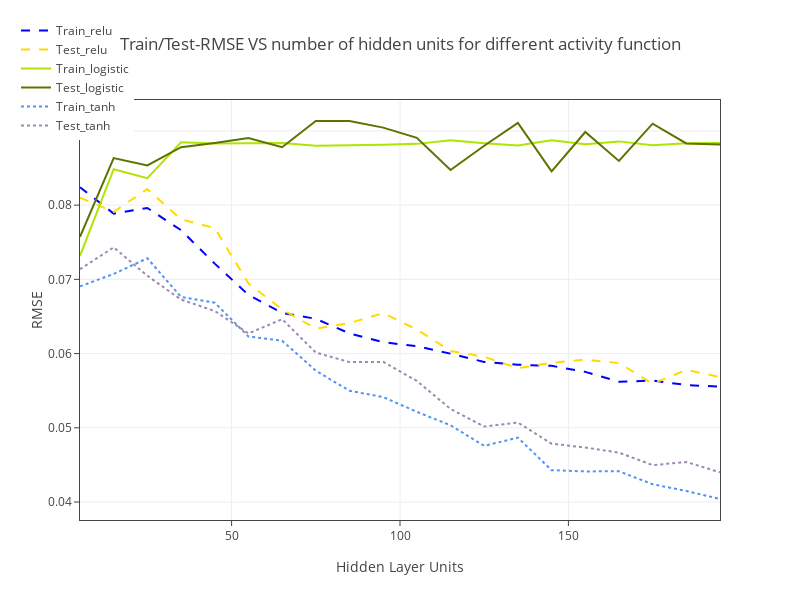

The notebook cell this image was saved under:
### Markdown cell above
Build Model and sweep the parameters

### Code cell
# print onehot_encoded_data
# Number of hidden units
# Activity Function(relu, logistic, tanh)
activation = ['relu', 'logistic', 'tanh']
lineStyle = [dict(color='blue', dash = 'dash', width=2), dict(color=('rgb(255, 218, 0)'), dash = 'dash', width=2),dict(color=('rgb(177, 228, 0)'), width=2), dict(color=('rgb(91, 116, 0)'), width=2),
             dict(color=('rgb(81, 147, 245)'), dash='dot', width=2), dict(color=('rgb(158, 135, 176)'), dash = 'dot', width=2)]
folds = 10
rmse_train = []
rmse_test = []
rmse_plot_train = []
rmse_plot_test = []
plot_gd_all = []
plot_test_all = []
rmse_plots = []
data = []
k = 0
min_test = 100
min_act = ""
min_hidden = 0
x_data = np.arange(5,200,10)
for actfunc in activation:
    for layersize in range(5,200,10):
        for rd in range(folds):
            clf = MLPRegressor(hidden_layer_sizes=(layersize),activation=actfunc,solver='lbfgs',max_iter=100,learning_rate_init=0.01,alpha=0.01)
            X_train, X_test, y_train, y_test = train_test_split(standard_data, training_label, train_size=0.9)
            # pipeline = Pipeline([("polynomial_features", polynomial_features), ("Neural_network", clf)])
            pipeline = Pipeline([ ("Neural_network", clf)])
            pipeline.fit(X_train, y_train)
            train_predict = pipeline.predict(X_train)
            test_predict = pipeline.predict(X_test)
            # clf.fit(onehot_encoded_data, training_label)
            # print standard_data.shape
            # print training_label.shape
            rmse_train.append(np.sqrt(mean_squared_error(y_train, train_predict)))
            rmse_test.append(np.sqrt(mean_squared_error(y_test, test_predict)))
        print ('rmse_train: ', np.mean(rmse_train), 'rmse_test:', np.mean(rmse_test), 'layersize:', layersize, 'actfunc: ', actfunc)
        if min_test > np.mean(rmse_test):
            min_test = np.mean(rmse_test)
            min_hidden = layersize
            min_act = actfunc
        rmse_plot_train.append(np.mean(rmse_train))
        rmse_plot_test.append(np.mean(rmse_test))
        # rmse_plot_train.append(np.mean(rmse_train))
        # rmse_plot_test.append(np.mean(rmse_test))
        rmse_train = []
        rmse_test = []
    # plot_func(x_data, rmse_plot_test, '', actfunc, "Test")
    data.append(go.Scatter(x=x_data, y=rmse_plot_train, mode='lines', line=lineStyle[k],name="Train_"+actfunc))
    k+=1
    data.append(go.Scatter(x=x_data, y=rmse_plot_test, mode='lines', line=lineStyle[k], name="Test_" + actfunc))
    k+=1
    rmse_plot_train = []
    rmse_plot_test = []
print("min test rmse: ", min_test,"at hidden layer size: ", min_hidden,"at activity function: ", min_act)
layout = go.Layout(title="Train/Test-RMSE VS number of hidden units for different activity function",
                       autosize=False,
                       width=800,
                       height=600,
                       xaxis=dict(title="Hidden Layer Units", ticks='outside', mirror=True, linewidth=1),
                       yaxis=dict(title="RMSE", ticks='outside', mirror=True, linewidth=1),legend=dict(x=-.1, y=1.2))
fig = go.Figure(data=data, layout=layout)
py.iplot(fig, filename="")

### Figure 1 — Plotly figure (JSON) as saved in the notebook; plotly's stock layout.template omitted (floating-point values rounded to 4 significant figures)
{"data": [{"line": {"color": "blue", "dash": "dash", "width": 2}, "mode": "lines", "name": "Train_relu", "type": "scatter", "uid": "35540b85-c333-475a-98e2-779a19b27792", "x": [5, 15, 25, 35, 45, 55, 65, 75, 85, 95, 105, 115, 125, 135, 145, 155, 165, 175, 185, 195], "y": [0.08242, 0.07886, 0.07962, 0.07663, 0.07212, 0.06791, 0.06548, 0.06468, 0.06272, 0.06153, 0.061, 0.05999, 0.05886, 0.0585, 0.05835, 0.05754, 0.0562, 0.05636, 0.05576, 0.05555]}, {"line": {"color": "rgb(255, 218, 0)", "dash": "dash", "width": 2}, "mode": "lines", "name": "Test_relu", "type": "scatter", "uid": "dcfcc797-e553-4c28-b170-29cfb0ed472d", "x": [5, 15, 25, 35, 45, 55, 65, 75, 85, 95, 105, 115, 125, 135, 145, 155, 165, 175, 185, 195], "y": [0.08101, 0.07911, 0.08217, 0.0781, 0.07692, 0.06946, 0.06596, 0.06336, 0.0641, 0.06545, 0.06325, 0.06035, 0.05957, 0.05804, 0.05875, 0.0592, 0.05871, 0.05595, 0.0578, 0.05685]}, {"line": {"color": "rgb(177, 228, 0)", "width": 2}, "mode": "lines", "name": "Train_logistic", "type": "scatter", "uid": "01f17bd3-5f39-47f6-aa1e-b539fb360bea", "x": [5, 15, 25, 35, 45, 55, 65, 75, 85, 95, 105, 115, 125, 135, 145, 155, 165, 175, 185, 195], "y": [0.07318, 0.08484, 0.08363, 0.08846, 0.0883, 0.08838, 0.08838, 0.08801, 0.08803, 0.08813, 0.08826, 0.08873, 0.08834, 0.08803, 0.08873, 0.0882, 0.08859, 0.08808, 0.08836, 0.08837]}, {"line": {"color": "rgb(91, 116, 0)", "width": 2}, "mode": "lines", "name": "Test_logistic", "type": "scatter", "uid": "b39dd716-a43c-4f85-9e37-ab3eb5d1ddda", "x": [5, 15, 25, 35, 45, 55, 65, 75, 85, 95, 105, 115, 125, 135, 145, 155, 165, 175, 185, 195], "y": [0.07574, 0.08635, 0.08536, 0.08781, 0.08838, 0.08904, 0.0878, 0.09134, 0.09134, 0.09045, 0.08908, 0.08473, 0.088, 0.09109, 0.08455, 0.08985, 0.08596, 0.09098, 0.08831, 0.08818]}, {"line": {"color": "rgb(81, 147, 245)", "dash": "dot", "width": 2}, "mode": "lines", "name": "Train_tanh", "type": "scatter", "uid": "225cb22a-7b2c-49e3-8cbf-bdeedb2a7aae", "x": [5, 15, 25, 35, 45, 55, 65, 75, 85, 95, 105, 115, 125, 135, 145, 155, 165, 175, 185, 195], "y": [0.06905, 0.07074, 0.07284, 0.06763, 0.06686, 0.06231, 0.06173, 0.05769, 0.055, 0.05414, 0.05216, 0.05034, 0.04757, 0.04868, 0.04429, 0.04413, 0.04414, 0.04239, 0.04149, 0.04041]}, {"line": {"color": "rgb(158, 135, 176)", "dash": "dot", "width": 2}, "mode": "lines", "name": "Test_tanh", "type": "scatter", "uid": "93520174-337f-494b-8381-4e2b2661182a", "x": [5, 15, 25, 35, 45, 55, 65, 75, 85, 95, 105, 115, 125, 135, 145, 155, 165, 175, 185, 195], "y": [0.07137, 0.07431, 0.07048, 0.06727, 0.06574, 0.06272, 0.06463, 0.06014, 0.05885, 0.05889, 0.05632, 0.05254, 0.05017, 0.05071, 0.04786, 0.04734, 0.04666, 0.04497, 0.04539, 0.044]}], "layout": {"autosize": false, "height": 600, "legend": {"x": -0.1, "y": 1.2}, "title": {"text": "Train/Test-RMSE VS number of hidden units for different activity function"}, "width": 800, "xaxis": {"linewidth": 1, "mirror": true, "ticks": "outside", "title": {"text": "Hidden Layer Units"}}, "yaxis": {"linewidth": 1, "mirror": true, "ticks": "outside", "title": {"text": "RMSE"}}}}
